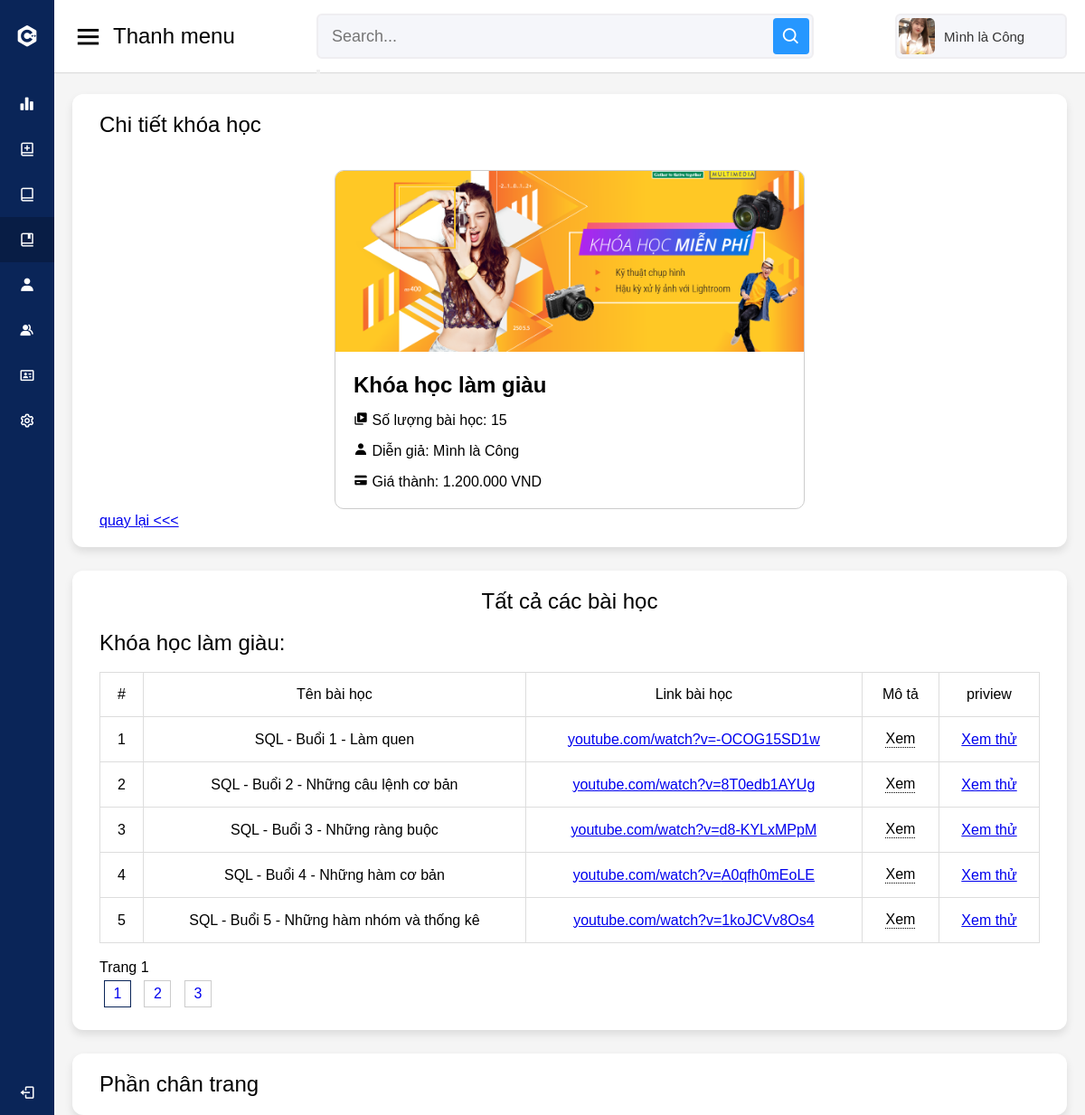
Screenshot of /admin/manage/course_manager_detail_admin.php?id=3 (signed in) with the database file from the repository.
### tables this page shows
CREATE TABLE `course` (
  `id_course` int(11) NOT NULL,
  `id_admin` int(11) NOT NULL,
  `name_course` varchar(100) NOT NULL,
  `description_course` text NOT NULL,
  `image_course` varchar(150) NOT NULL,
  `status_course` int(11) NOT NULL,
  `price` int(11) NOT NULL,
  `created_at` timestamp NOT NULL DEFAULT CURRENT_TIMESTAMP
);

CREATE TABLE `lesson` (
  `id_lesson` int(11) NOT NULL,
  `id_course` int(11) NOT NULL,
  `name_lesson` varchar(150) NOT NULL,
  `link_ytb_lesson` char(20) NOT NULL,
  `description_lesson` text
);

### admin/manage/course_manager_detail_admin.php (the view, shortened to what this page needs)
<!DOCTYPE html>
<html lang="en" dir="ltr">
<head>
    <link rel="stylesheet" href="../default/style.css">
    <link href='https://unpkg.com/boxicons@2.0.7/css/boxicons.min.css' rel='stylesheet'>
    <link rel="stylesheet" href="./css/course_manager_detail.css">
</head>
<body>
    <?php
    require "../default/option.php"
    ?>
    <section class="home-section">
            <?php
            require "../default/user.php";
            if (!function_exists('currency_format')) {
                function currency_format($number, $suffix = ' VND')
                {
                    if (!empty($number)) {
                        return number_format($number, 0, ',', '.') . "{$suffix}";
                    }
                }
            }
            require "../../public/connect_sql.php";
            $id_course = $_GET['id'];
            $sql = "SELECT course.*, COUNT(lesson.id_course) as number_course FROM `course`
                LEFT OUTER JOIN lesson ON course.id_course = lesson.id_course
                WHERE (course.id_course = '$id_course')
                GROUP BY course.id_course";
            $courses = mysqli_query($connection, $sql);
            $courses = mysqli_fetch_array($courses);
            ?>
            <div class="home-content">
                <div class="sales-boxes">
                    <div class="recent-sales box">
                        <div class="title">Chi tiết khóa học</div>
                        <div class="content">
                            <div class=preview-couse>
                                <br><br>
                                <div class="cart-pre">
                                    <div class="img-pre">
                                        <img id="img-preview" src="../../public/images/upload/<?php echo $courses['image_course'] ?>" alt="">
                                    </div>
                                    <br>
                                    <div class="cart-details">
                                        <h2 id="title-course"><?php echo $courses['name_course'] ?></h2>
                                        <p id="number-course">
                                            <i class='bx bxs-videos'></i>
                                            Số lượng bài học: <?php echo $courses['number_course'] ?>
                                        </p>
                                        <p id="author-course">
                                            <i class='bx bxs-user'></i>
                                            Diễn giả:
                                            <?php echo $_SESSION['user'] ?>
                                        </p>
                                        <p id="price-course">
                                            <i class='bx bxs-credit-card'></i>
                                            Giá thành: <?php echo currency_format($courses['price']) ?>
                                        </p>
                                    </div>
                                </div>
                            </div>
                        </div>
                        <a href="./course_manager_admin.php">quay lại <<<</a>
                    </div>
                </div>
                <?php
                $so_luong_bai_1_trang = 5;
                $so_luong_trang = ceil($courses['number_course'] / $so_luong_bai_1_trang);
                $trang = 1;
                $so_luong_trang_can_bo = ($trang - 1) * $so_luong_bai_1_trang;
                $sql = "SELECT * FROM lesson WHERE id_course = '$id_course' ORDER BY id_lesson
                limit $so_luong_bai_1_trang offset $so_luong_trang_can_bo";
                $lesson = mysqli_query($connection, $sql);
                ?>
                <div class="sales-boxes" style="margin-top: 26px">
                    <div class="recent-sales box">
                        <div class="title" style="text-align: center">Tất cả các bài học</div>
                        <br>
                        <div class="title"><?php echo $courses['name_course'] ?>:</div>
                        <br>
                        <table>
                            <tr>
                                <th>#</th>
                                <th>Tên bài học</th>
                                <th>Link bài học</th>
                                <th>Mô tả</th>
                                <th>priview</th>
                            </tr>
                            <?php foreach ($lesson as $index => $ls) { ?>
                                <tr>
                                    <th>
                                        <?php echo 1+$index ?>
                                    </th>
                                    <th>
                                        <?php echo $ls['name_lesson'] ?>
                                    </th>
                                    <th>
                                        <a href="youtube.com/watch?v=<?php echo $ls['link_ytb_lesson'] ?>">
                                            youtube.com/watch?v=<?php echo $ls['link_ytb_lesson'] ?>
                                        </a>
                                    </th>
                                    <th>
                                        <div class="tooltip">Xem
                                        </div>
                                    </th>
                                    <th>
                                        <a href="#trang-trang" onclick="edit_lesson('<?php echo $courses['name_course'] ?>','<?php echo $ls['name_lesson'] ?>','<?php echo $ls['link_ytb_lesson'] ?>')">Xem thử</a>
                                    </th>
                                </tr>
                            <?php } ?>
                        </table>
                        <br>
                        <div>
                            <p>Trang <?php echo $trang ?></p>
                            <?php for ($i = 1; $i <= $so_luong_trang; $i++) { ?>
                                <?php if ($i == $trang) { ?>
                                    <a class="page" style="border: 1px solid #0a2558;" href="./course_manager_detail_admin.php?id=<?php echo $courses['id_course'] ?>&index=<?php echo $i ?>#btn-lesson"><?php echo $i ?></a>
                                <?php } else { ?>
                                    <a class="page" href="./course_manager_detail_admin.php?id=<?php echo $courses['id_course'] ?>&index=<?php echo $i ?>#btn-lesson"><?php echo $i ?></a>
                                <?php } ?>
                            <?php } ?>
                        </div>
                    </div>
                </div>
                <?php require "../default/footer.php" ?>
            </div>
    </section>
</body>
</html>

### admin/default/style.css (style rules this page uses)
* { margin: 0; padding: 0; box-sizing: border-box; font-family: sans-serif; scroll-behavior: smooth; }
.home-section { position: relative; background: #f5f5f5; min-height: 100vh; width: calc(100% - 240px); left: 240px; transition: all 0.5s ease; }
.home-section .home-content { position: relative; padding-top: 104px; }
.home-content .sales-boxes { display: flex; justify-content: space-between; }
.home-content .sales-boxes .recent-sales { width: 100%; background: #fff; padding: 20px 30px; margin: 0 20px; border-radius: 12px; box-shadow: 0 5px 10px rgba(0, 0, 0, 0.1); }
.sales-boxes .box .title { font-size: 24px; font-weight: 500; }
@media (max-width: 1240px) { .home-section { width: calc(100% - 60px); left: 60px; } }

### admin/manage/css/course_manager_detail.css (style rules this page uses)
.preview-couse { width: 50%; display: inline-block; margin-left: 50%; transform: translateX(-50%); }
.cart-pre { width: 100%; border-radius: 10px; border: 1px solid #ccc; overflow: hidden; }
.img-pre { width: 100%; height: 200px; overflow: hidden; }
#img-preview { width: 100%; height: 100%; object-fit: cover; object-position: center; cursor: pointer; }
.cart-details { padding: 20px; margin-top: -15px; }
#number-course, #author-course, #price-course { margin-top: 15px; }
table, td, th { border: 1px solid #ddd; text-align: left; }
table { border-collapse: collapse; width: 100%; }
th, td { padding: 15px; font-weight: normal; text-align: center; }
.page { text-decoration: none; width: 30px; padding: 5px 0; display: inline-block; text-align: center; border: 1px solid #ccc; margin: 5px; }
.tooltip { position: relative; display: inline-block; border-bottom: 1px dotted black; cursor: pointer; }

### rows the page displays
course: image_course (picture), name_course "Khóa học làm giàu", price "1.200.000 VND"
lesson: name_lesson "SQL - Buổi 1 - Làm quen", link_ytb_lesson "-OCOG15SD1w"
lesson: name_lesson "SQL - Buổi 2 - Những câu lệnh cơ bản", link_ytb_lesson "8T0edb1AYUg"
lesson: name_lesson "SQL - Buổi 3 - Những ràng buộc", link_ytb_lesson "d8-KYLxMPpM"
lesson: name_lesson "SQL - Buổi 4 - Những hàm cơ bản", link_ytb_lesson "A0qfh0mEoLE"
lesson: name_lesson "SQL - Buổi 5 - Những hàm nhóm và thống kê", link_ytb_lesson "1koJCVv8Os4"

### other values shown
$_SESSION['user'] "Mình là Công"
$courses['number_course'] "15"
$trang "1"
